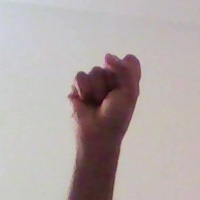
%> input picture HoG Code/original_a1.jpg, 200 x 200 px
$ octave testingModels.m   (GNU Octave 9; MATLAB toolbox functions it lacks are replaced by stand-ins)
%> lines starting %> are read from the running program, lines starting %| are printed output that depends on the picture; in (x1, y1, x2, y2) boxes, pixels count from 0 and x2, y2 are one past the last pixel; in counts of white or black regions, pixels touching at a corner belong together; the program's own positions count from 1
im = imread('original_a1.jpg');
%> im is the input picture: size 200x200x3 uint8; mean R, G, B 179.2, 168.9, 168.1
grayim = rgb2gray(im);
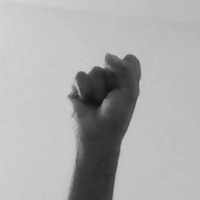
%> grayim: size 200x200 uint8; min 12, max 214, mean 171.9
count = 1;
for i = 0:0.01:1
    a = imbinarize(grayim,i);
    test(count) = numel(find(a == 1));
    count = count + 1
end
%> after the loop, count = 102; test = 101 values, max 40000 at index 1, min 0 at index 85, mean 26894.2

slope = test(2:end) - test(1:end-1)
%> slope = 100 values, max 0 at index 1, min -5729 at index 80, mean -400
slope2 = slope(2:end) - slope(1:end-1)
%> slope2 = 99 values, max 4097 at index 80, min -4981 at index 78, mean 0

figure(1)
subplot(3,1,1);
plot(test);
subplot(3,1,2);
plot(slope);
subplot(3,1,3);
plot(slope2);
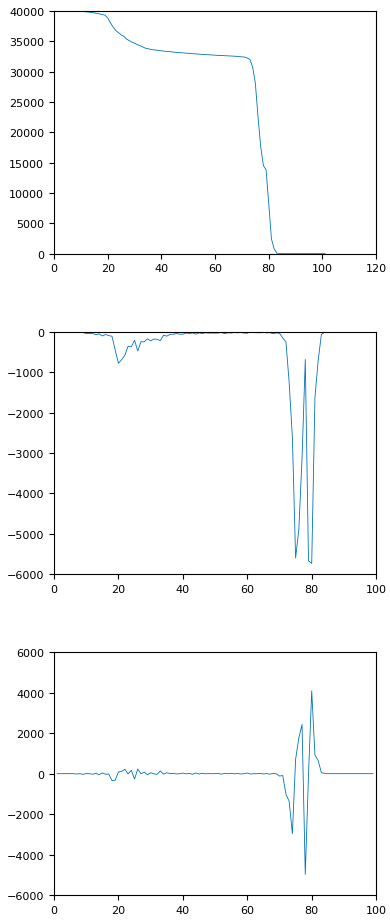
%> figure redrawn from the program's plot data, 3 panels; panel 1: curve peaks at x = 1, y = 40000; panel 2: curve peaks at x = 1, y = 0; panel 3: curve peaks at x = 80, y = 4097

test = imread('thresh_a1.jpg')
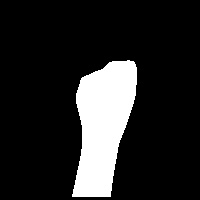
%> input picture HoG Code/thresh_a1.jpg, 200 x 200 px
%> test is the input picture: size 200x200 uint8; min 0, max 255, mean 38.1

testim = rgb2gray(im);
kmes = kmeans(testim(:),2);
tester = zeros(200,200);
tester(find(kmes == 2)) = 1;
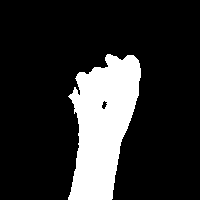
%> tester: size 200x200 double; values 0 (black) and 1 (white), 17.6% white; 1 white region, box (x1, y1, x2, y2) and area: (68, 54, 141, 200) 7039
imshow(tester)

imagesc(im)
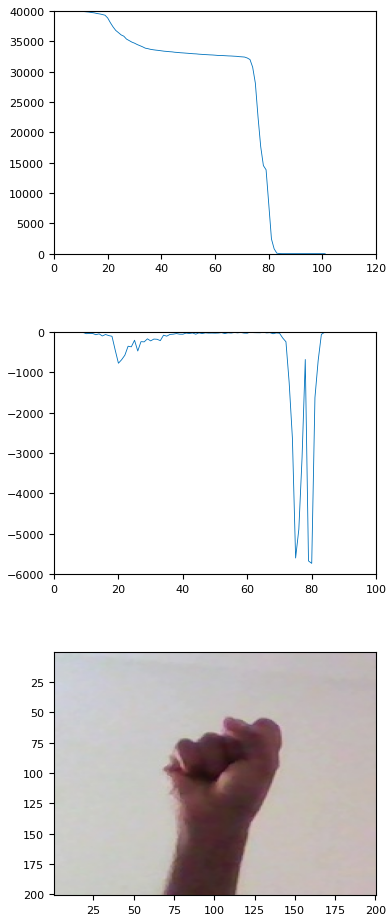
%> figure redrawn from the program's plot data, 3 panels
masker = false(size(tester))
masker(10:120,90:120) = true;
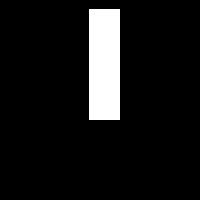
%> masker: size 200x200 logical; 8.6% white; 1 white region, box (x1, y1, x2, y2) and area: (89, 9, 120, 120) 3441
imshow(masker)
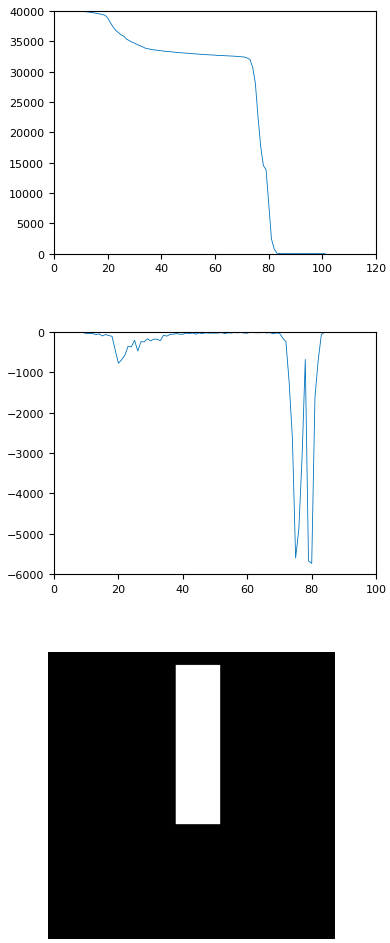
%> figure redrawn from the program's plot data, 3 panels

%> (the run ends here)
